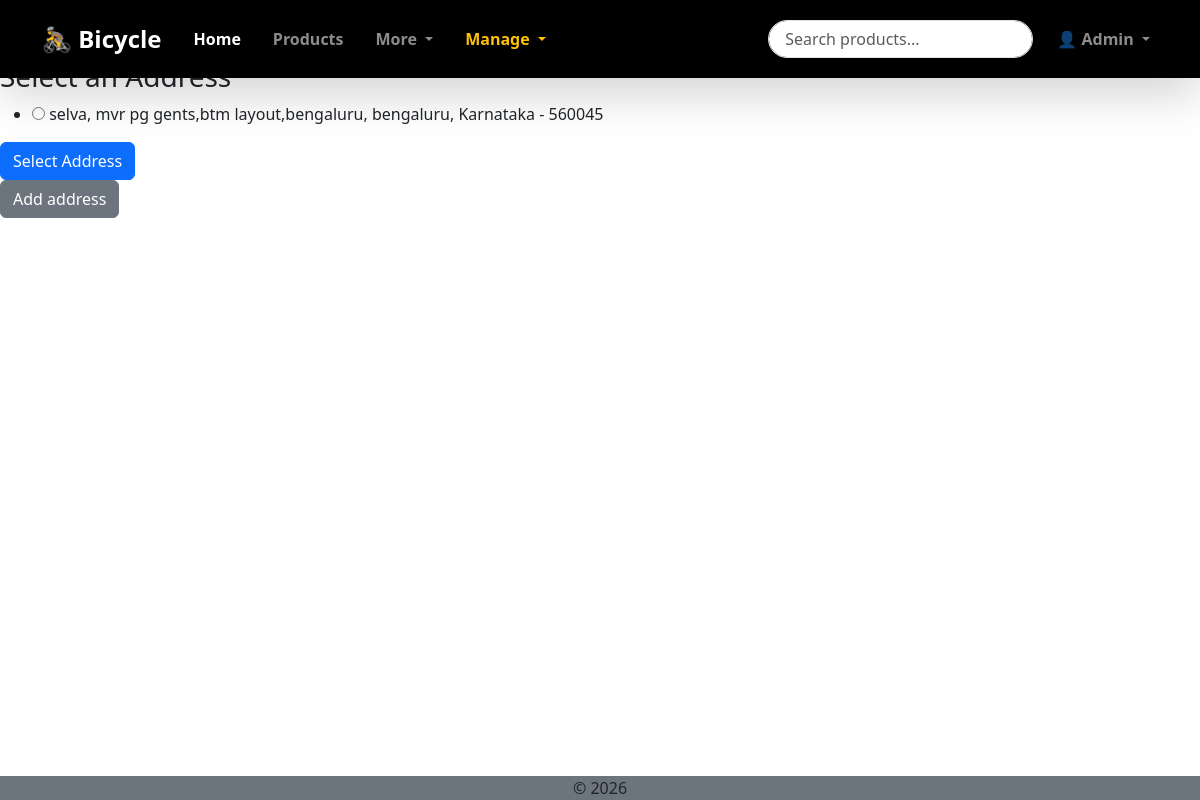
The app's page /address/select/2/ (signed in) with its own data.
### orders/models.py (models this page shows, shortened)
class Address(models.Model):
    user = models.ForeignKey(User, on_delete=models.CASCADE, related_name="addresses")
    full_name = models.CharField(max_length=100, help_text="Full name of the recipient")
    phone_number = models.CharField(
        max_length=10,
        validators=[
            RegexValidator(r'^\d{10}$', message="Phone number must be 10 digits long.")
        ],
        help_text="Recipient's phone number"
    )
    address_line1 = models.CharField(max_length=255, help_text="Street address, P.O. Box, etc.")
    address_line2 = models.CharField(
        max_length=255, blank=True, null=True, help_text="Apartment, suite, unit, building, floor, etc."
    )
    landmark = models.CharField(
        max_length=255, blank=True, null=True, help_text="Landmark near the address"
    )
    city = models.CharField(max_length=100, help_text="City name")
    state = models.CharField(
        max_length=100,
        help_text="State name",
        choices=[
    ("Andhra Pradesh", "Andhra Pradesh"),
    ("Arunachal Pradesh", "Arunachal Pradesh"),
    ("Assam", "Assam"),
    ("Bihar", "Bihar"),
    ("Chhattisgarh", "Chhattisgarh"),
    ("Goa", "Goa"),
    ("Gujarat", "Gujarat"),
    ("Haryana", "Haryana"),
    ("Himachal Pradesh", "Himachal Pradesh"),
    ("Jharkhand", "Jharkhand"),
    ("Karnataka", "Karnataka"),
    ("Kerala", "Kerala"),
    ("Madhya Pradesh", "Madhya Pradesh"),
    ("Maharashtra", "Maharashtra"),
    ("Manipur", "Manipur"),
    ("Meghalaya", "Meghalaya"),
    ("Mizoram", "Mizoram"),
    ("Nagaland", "Nagaland"),
    ("Odisha", "Odisha"),
    ("Punjab", "Punjab"),
    ("Rajasthan", "Rajasthan"),
    ("Sikkim", "Sikkim"),
    ("Tamil Nadu", "Tamil Nadu"),
    ("Telangana", "Telangana"),
    ("Tripura", "Tripura"),
    ("Uttar Pradesh", "Uttar Pradesh"),
    ("Uttarakhand", "Uttarakhand"),
    ("West Bengal", "West Bengal"),
    ("Andaman and Nicobar Islands", "Andaman and Nicobar Islands"),
    ("Chandigarh", "Chandigarh"),
    ("Dadra and Nagar Haveli and Daman and Diu", "Dadra and Nagar Haveli and Daman and Diu"),
    ("Delhi", "Delhi"),
    ("Jammu and Kashmir", "Jammu and Kashmir"),
    ("Ladakh", "Ladakh"),
    ("Lakshadweep", "Lakshadweep"),
    ("Puducherry", "Puducherry"),
        ]
    )
    pincode = models.CharField(
        max_length=6,
        validators=[
            RegexValidator(r'^\d{6}$', message="PIN code must be 6 digits long.")
        ],
        help_text="6-digit PIN code"
    )
    country = models.CharField(
        max_length=100, default="India", editable=False, help_text="Country name"
    )
    is_default = models.BooleanField(
        default=False, help_text="Set as the default address"
    )
    created_at = models.DateTimeField(auto_now_add=True)
    updated_at = models.DateTimeField(auto_now=True)
    class Meta:
        unique_together = ('user', 'pincode', 'address_line1', 'address_line2')

### orders/views.py (the view, shortened to what this page needs)
# urls.py: path('address/select/<int:order_id>/', views.select_address_for_order, name='select_address_for_order'),
@login_required
def select_address_for_order(request, order_id):
    order = get_object_or_404(Order, id=order_id, user=request.user)
    addresses = request.user.addresses.all()
    return render(request, 'orders/select_address.html', {'order': order, 'addresses': addresses})

### templates/orders/select_address.html (shortened to what this page needs)
{% extends 'base/base.html' %}
{% block content %}
<form method="post">
    <h3>Select an Address</h3>
    <ul>
        {% for address in addresses %}
        <li>
            <label>
                <input type="radio" name="address" value="{{ address.id }}">
                {{ address.full_name }}, {{ address.address_line1 }}, {{ address.city }}, {{ address.state }} - {{ address.pincode }}
            </label>
        </li>
        {% endfor %}
    </ul>
    <button type="submit" class="btn btn-primary">Select Address</button>
</form>
<a href="{% url 'add_address'  %}?next={{request.path}}" class="btn btn-secondary">Add address</a>
{% endblock %}

### templates/base/includes/header.html (shortened to what this page needs)
<header class="fixed-top">
    <nav class="navbar navbar-expand-lg navbar-dark bg-black shadow-lg py-3">
        <div class="container">
            <a class="navbar-brand fw-bold fs-4" href="{% url 'home_page' %}">
                🚴 Bicycle
            </a>
            <div class="collapse navbar-collapse" id="navbarNav">
                <ul class="navbar-nav me-auto align-items-lg-center">
                    <li class="nav-item mx-2">
                        <a class="nav-link active fw-semibold" href="{% url 'home_page' %}">Home</a>
                    </li>
                    <li class="nav-item mx-2">
                        <a class="nav-link fw-semibold" href="{% url 'product_list' %}">Products</a>
                    </li>
                    <li class="nav-item dropdown mx-2">
                        <a class="nav-link dropdown-toggle fw-semibold" href="#" role="button"
                            data-bs-toggle="dropdown">
                            More
                        </a>
                    </li>
                    {% if user.is_staff %}
                    <li class="nav-item dropdown mx-2">
                        <a class="nav-link dropdown-toggle text-warning fw-semibold" href="#"
                            data-bs-toggle="dropdown">
                            Manage
                        </a>
                    </li>
                    {% endif %}
                </ul>
                <form class="d-flex me-3" action="{% url 'search_view' %}">
                    <input class="form-control rounded-pill px-3" type="search" placeholder="Search products..." name="q" value="{{query}}">
                </form>
                <ul class="navbar-nav">
                    <li class="nav-item dropdown">
                        <a class="nav-link dropdown-toggle fw-semibold" href="#" data-bs-toggle="dropdown">
                            {% if user.is_authenticated %}
                                👤 {{ user.username.capitalize }}
                            {% else %}
                                Accounts
                            {% endif %}
                        </a>
                    </li>
                </ul>
            </div>
        </div>
    </nav>
</header>

### static/css/style.css (style rules this page uses)
* { padding: 0; margin: 0; box-sizing: border-box; }
body { padding-top: 60px; padding-bottom: 50px; }

### records on screen
Address: full_name "selva", address_line1 "mvr pg gents,btm layout,bengaluru", city "bengaluru", state "Karnataka", pincode "560045"

### other values on screen
{{ user.username.capitalize }} "Admin"
